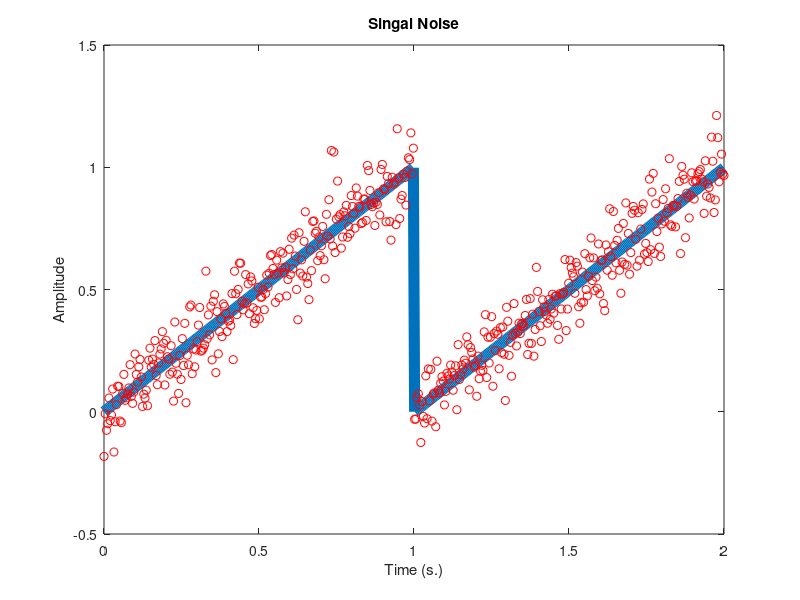

Write MATLAB code to recreate this figure. (Note: this script raises an error after producing the figure.)

% sampling rate
fs = 500; 

% duration 
dur = 1; 

% time vector 
t = 1 + linspace(-dur,dur,fs); 

% signal
sig = [t(1:length(t)/2) t(1:length(t)/2)]; 

% noise
sign = sig + 0.1*randn(1,length(sig)); 

% plot signal + noise
fig = figure; 
sp = plot(t,sig,'LineWidth',8); 
hold on
sn = plot(t,sign,'ro'); 

% title/labels
title('Singal Noise'); 
xlabel('Time (s.)'); 
ylabel('Amplitude'); 

% PLOTLY 
response = fig2plotly(fig,'filename','matlab_line_and_scatter_basic');
plotly_url = response.url;
